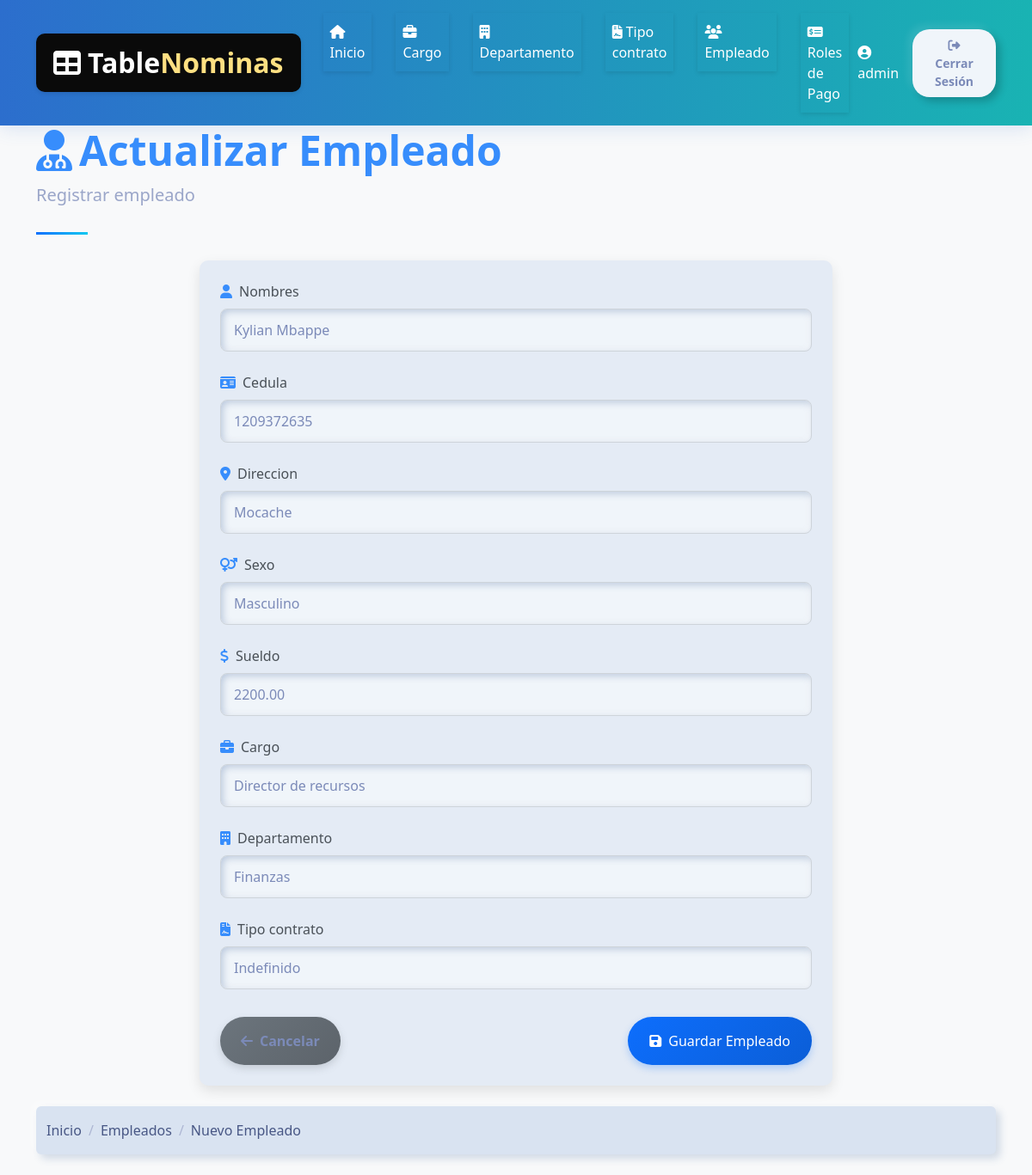
/nomina/empleado_update/9 (signed in), run on the app's committed database.
### core/models.py (models this page shows, shortened)
class Empleado(models.Model):
    SEXO_CHOICES = [
        ('M', 'Masculino'),
        ('F', 'Femenino'),
    ]
    nombres = models.CharField(max_length=100)
    cedula = models.CharField(max_length=20, unique=True)
    direccion = models.TextField()
    sexo = models.CharField(max_length=1, choices=SEXO_CHOICES)
    sueldo = models.DecimalField(max_digits=10, decimal_places=2)
    cargo = models.ForeignKey(Cargo, on_delete=models.CASCADE)
    departamento = models.ForeignKey(Departamento, on_delete=models.CASCADE)
    tipo_contrato = models.ForeignKey(TipoContrato, on_delete=models.CASCADE)

### core/views.py (the view, shortened to what this page needs)
# urls.py: path('empleado_update/<int:id>', empleado_update, name='empleado_update'),  # URL para la vista home
@login_required
def empleado_update(request,id):
   context={'title':'Actualizar Empleado'}
   empleado = Empleado.objects.get(pk=id)
   if request.method == "GET":
      form = EmpleadoForm(instance=empleado)# instancia el formulario con los datos del empleado
      context['form'] = form
      return render(request, 'empleado/create.html', context)

### core/forms.py
class EmpleadoForm(forms.ModelForm):
    class Meta:
        model = Empleado
        fields = '__all__'
        widgets = {
            'nombres': forms.TextInput(attrs={'class': 'form-control'}),
            'cedula': forms.TextInput(attrs={'class': 'form-control'}),
            'direccion': forms.TextInput(attrs={'class': 'form-control'}),
            'sexo': forms.Select(attrs={'class': 'form-control'}),
            'sueldo': forms.NumberInput(attrs={'class': 'form-control'}),
            'cargo': forms.Select(attrs={'class': 'form-control'}),
            'departamento': forms.Select(attrs={'class': 'form-control'}),
            'tipo_contrato': forms.Select(attrs={'class': 'form-control'}),
        }

### core/models.py (called while the page is built)
    def __str__(self):
        return self.descripcion

    def __str__(self):
        return self.descripcion

    def __str__(self):
        return self.descripcion

### template/empleado/create.html (shortened to what this page needs)
{% extends "home.html" %}
{% block content %}
<div class="container">
    <header class="page-header">
        <h1 class="display-5 fw-bold text-primary">
            <i class="fas fa-user-md me-2"></i>{{ title }}
        </h1>
        <p class="lead text-muted">Registrar empleado</p>
    </header>
    <div class="row">
        <div class="col-md-8 mx-auto">
            <div class="card mb-4">
                <div class="card-body p-4">
                    <form method="post">
                        <div class="mb-4">
                            <label for="{{ form.nombres.id_for_label }}" class="form-label">
                                <i class="fas fa-user text-primary me-2"></i>{{ form.nombres.label }}
                            </label>
                            {{ form.nombres }}
                        </div>
                        <div class="mb-4">
                            <label for="{{ form.cedula.id_for_label }}" class="form-label">
                                <i class="fas fa-id-card text-primary me-2"></i>{{ form.cedula.label }}
                            </label>
                            {{ form.cedula }}
                        </div>
                        <div class="mb-4">
                            <label for="{{ form.direccion.id_for_label }}" class="form-label">
                                <i class="fas fa-map-marker-alt text-primary me-2"></i>{{ form.direccion.label }}
                            </label>
                            {{ form.direccion }}
                        </div>
                        <div class="mb-4">
                            <label for="{{ form.sexo.id_for_label }}" class="form-label">
                                <i class="fas fa-venus-mars text-primary me-2"></i>{{ form.sexo.label }}
                            </label>
                            {{ form.sexo }}
                        </div>
                        <div class="mb-4">
                            <label for="{{ form.sueldo.id_for_label }}" class="form-label">
                                <i class="fas fa-dollar-sign text-primary me-2"></i>{{ form.sueldo.label }}
                            </label>
                            {{ form.sueldo }}
                        </div>
<div class="mb-4">
    <label for="{{ form.cargo.id_for_label }}" class="form-label">
        <i class="fas fa-briefcase text-primary me-2"></i>{{ form.cargo.label }}
    </label>
    {{ form.cargo }}
</div>
                        <div class="mb-4">
                           <label for="{{ form.departamento.id_for_label }}" class="form-label">
                         <i class="fas fa-building text-primary me-2"></i>{{ form.departamento.label }}
                          </label>
                             {{ form.departamento }}
                        </div>
                        <div class="mb-4">
                            <label for="{{ form.tipo_contrato.id_for_label }}" class="form-label">
                                <i class="fas fa-file-contract text-primary me-2"></i>{{ form.tipo_contrato.label }}
                            </label>
                            {{ form.tipo_contrato }}
                        </div>
                        <div class="d-flex justify-content-between mt-4 pt-2">
                            <a href="{% url 'core:empleado_list' %}" class="btn btn-secondary">
                                <i class="fas fa-arrow-left me-2"></i>Cancelar
                            </a>
                            <button type="submit" class="btn btn-primary">
                                <i class="fas fa-save me-2"></i>Guardar Empleado
                            </button>
                        </div>
                    </form>
                </div>
            </div>
        </div>
    </div>
    <nav aria-label="breadcrumb" class="mb-4">
        <ol class="breadcrumb">
            <li class="breadcrumb-item"><a href="{% url 'home' %}" class="text-decoration-none">Inicio</a></li>
            <li class="breadcrumb-item"><a href="{% url 'core:empleado_list' %}" class="text-decoration-none">Empleados</a></li>
            <li class="breadcrumb-item active" aria-current="page">Nuevo Empleado</li>
        </ol>
    </nav>
</div>
{% endblock %}

### template/home.html (shortened to what this page needs)
<!DOCTYPE html>
<html lang="es">
<head>
  {% load static %}
  <link href={% static 'css/bootstrap.min.css' %} rel="stylesheet">
  <link href="https://cdnjs.cloudflare.com/ajax/libs/font-awesome/6.4.0/css/all.min.css" rel="stylesheet">
</head>
<body>
  <nav class="navbar navbar-expand-lg navbar-dark" style="background: linear-gradient(90deg, #2c6ecd 0%, #19b3b3 100%); box-shadow: 0 4px 20px rgba(44,110,205,0.15);">
  <div class="container">
    <a class="navbar-brand d-flex align-items-center" href="#" style="font-size: 2rem; font-weight: 800;">
      <i class="fas fa-table me-2" style="color: #fff;"></i>
      <span style="color: #fff;">Table<span style="color: #ffe082;">Nominas</span></span>
    </a>
    <div class="collapse navbar-collapse" id="navbarNav">
      <ul class="navbar-nav mx-auto" style="gap: 0.5rem;">
        <li class="nav-item">
          <a class="nav-link {% if request.resolver_match.url_name == 'home' %}active{% endif %}" href="{% url 'home' %}" style="color: #fff;">
            <i class="fas fa-home me-1"></i>Inicio
          </a>
        </li>
        <li class="nav-item">
          <a class="nav-link {% if request.resolver_match.url_name == 'core:cargo_list' %}active{% endif %}" href="{% url 'core:cargo_list' %}" style="color: #fff;">
            <i class="fas fa-briefcase me-1"></i>Cargo
          </a>
        </li>
        <li class="nav-item">
          <a class="nav-link {% if request.resolver_match.url_name == 'core:departamento_list' %}active{% endif %}" href="{% url 'core:departamento_list' %}" style="color: #fff;">
            <i class="fas fa-building me-1"></i>Departamento
          </a>
        </li>
        <li class="nav-item">
          <a class="nav-link {% if request.resolver_match.url_name == 'core:tipoContrato_list' %}active{% endif %}" href="{% url 'core:tipoContrato_list' %}" style="color: #fff;">
            <i class="fas fa-file-contract me-1"></i>Tipo contrato
          </a>
        </li>
        <li class="nav-item">
          <a class="nav-link {% if request.resolver_match.url_name == 'core:empleado_list' %}active{% endif %}" href="{% url 'core:empleado_list' %}" style="color: #fff;">
            <i class="fas fa-users me-1"></i>Empleado
          </a>
        </li>
        <li class="nav-item">
          <a class="nav-link {% if request.resolver_match.url_name == 'core:rol_list' %}active{% endif %}" href="{% url 'core:rol_list' %}" style="color: #fff;">
            <i class="fas fa-money-check-alt me-1"></i>Roles de Pago
          </a>
        </li>
      </ul>
      <div class="d-flex align-items-center" style="gap: 0.5rem;">
        {% if user.is_authenticated %}
          <span class="text-white me-2" style="font-weight: 500;">
            <i class="fas fa-user-circle"></i> {{ user.username }}
          </span>
          <a href="{% url 'core:logout' %}" class="btn btn-outline-light btn-sm px-4 py-2" style="border-radius: 20px;">
            <i class="fas fa-sign-out-alt"></i> Cerrar Sesión
          </a>
        {% endif %}
      </div>
    </div>
  </div>
</nav>
  {% block content %}{% endblock content %}
</body>

### template/home.html (style rules this page uses)
:root { --primary-color: #2c6ecd; --secondary-color: #19b3b3; --accent-color: #f8f9fa; --dark-color: #212529; --text-color: #495057; }
body { font-family: 'Poppins', sans-serif; color: var(--text-color); overflow-x: hidden; }
.navbar { box-shadow: 0 2px 15px rgba(0, 0, 0, 0.1); padding: 15px 0; }
.navbar-brand { font-weight: 700; color: var(--primary-color); font-size: 1.5rem; background-color: rgb(10, 10, 10); padding: 10px 20px; border-radius: 10px; box-shadow: 0 2px 5px rgba(0, 0, 0, 0.1); }
.nav-link { font-weight: 500; color: var(--dark-color); margin: 0 10px; transition: all 0.3s ease; padding: 10px 15px; border-radius: 10px; background-color: var(--accent-color); box-shadow: 0 2px 5px rgba(0, 0, 0, 0.1); }
.btn-primary { background-color: var(--primary-color); border-color: var(--primary-color); padding: 10px 25px; border-radius: 50px; font-weight: 500; transition: all 0.3s ease; background-color: #215bee; color: white; }
.navbar-nav .nav-link { background: none !important; border-radius: 0 !important; color: #fff !important; font-weight: 500; transition: color 0.2s; }

### template/empleado/create.html (style rules this page uses)
body { background-color: #f8f9fa; font-family: 'Segoe UI', Tahoma, Geneva, Verdana, sans-serif; }
.navbar { background: linear-gradient(135deg, #0d6efd, #0dcaf0); box-shadow: 0 4px 12px rgba(0,0,0,0.1); }
.card { border-radius: 10px; box-shadow: 0 6px 15px rgba(0,0,0,0.1); transition: transform 0.3s, box-shadow 0.3s; }
.btn-primary { background: linear-gradient(135deg, #0d6efd, #0b5ed7); border: none; box-shadow: 0 4px 8px rgba(13, 110, 253, 0.25); transition: all 0.3s; }
.btn-secondary { background: linear-gradient(135deg, #6c757d, #5c636a); border: none; box-shadow: 0 4px 8px rgba(108, 117, 125, 0.25); transition: all 0.3s; }
.page-header { position: relative; margin-bottom: 30px; padding-bottom: 15px; }
.page-header:after { content: ''; position: absolute; bottom: 0; left: 0; width: 60px; height: 3px; background: linear-gradient(135deg, #0d6efd, #0dcaf0); }
.form-control, .form-select { border-radius: 8px; padding: 12px 15px; border: 1px solid #ced4da; transition: all 0.3s; }
.form-label { font-weight: 500; margin-bottom: 0.5rem; color: #495057; }

### data on the page
Empleado: nombres "Kylian Mbappe", cedula "1209372635", direccion "Mocache", sexo "Masculino", sueldo "2200.00", cargo "Director de recursos", departamento "Finanzas", tipo_contrato "Indefinido"

### other printed values
{{ user.username }} "admin"
{{ title }} "Actualizar Empleado"
